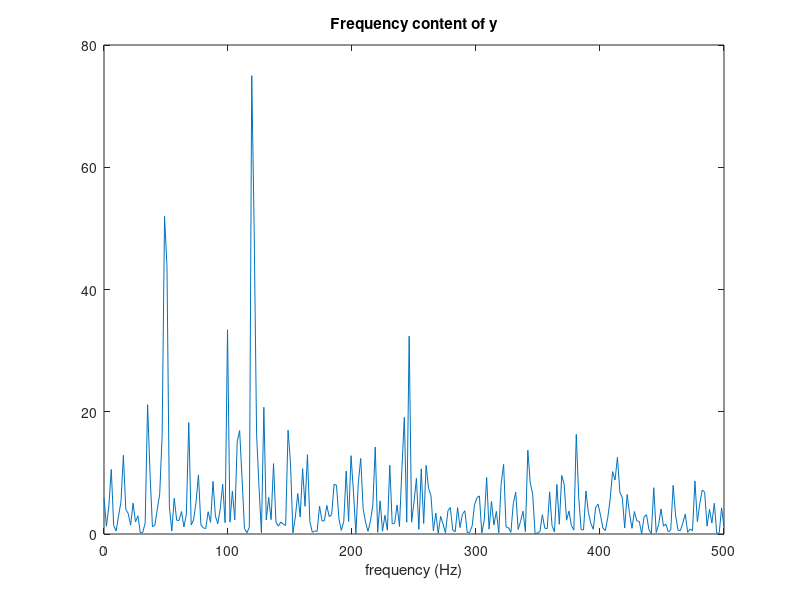

The MATLAB source for this figure:
t = 0:0.001:0.6;
x = sin(2*pi*50*t)+sin(2*pi*120*t);
y = x + 2*randn(size(t));
plot(1000*t(1:50),y(1:50))
title('Signal Corrupted with Zero-Mean Random Noise')
xlabel('time (milliseconds)')


% It is difficult to identify the frequency components by looking at the
% original signal. Converting to the frequency domain, the discrete 
% Fourier transform of the noisy signal y is found by taking the 
% 512-point fast Fourier transform (FFT): 

Y = fft(y,512);

% The power spectrum, a measurement of the power at various 
% frequencies, is:

Pyy = Y.* conj(Y) / 512;

% Graph the first 257 points (the other 255 points are redundant) on 
% a meaningful frequency axis: 

f = 1000*(0:256)/512;
plot(f,Pyy(1:257))
title('Frequency content of y')
xlabel('frequency (Hz)')